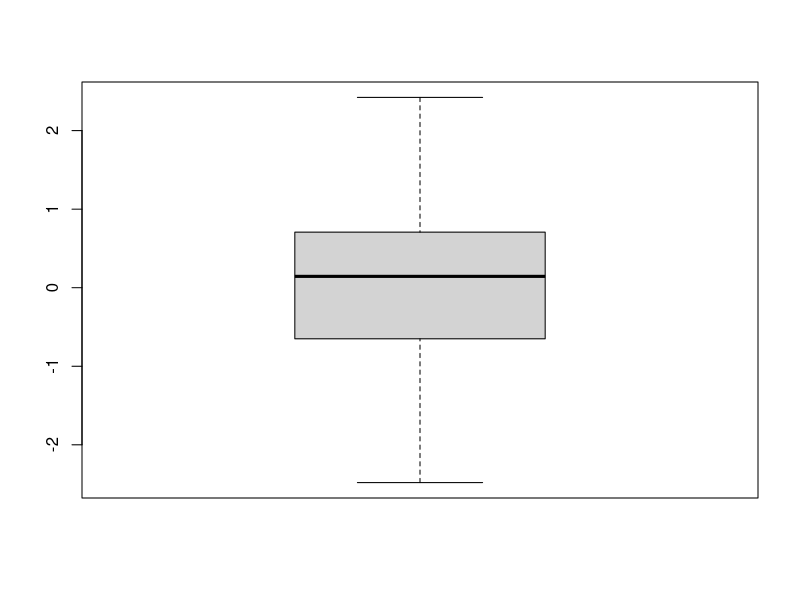
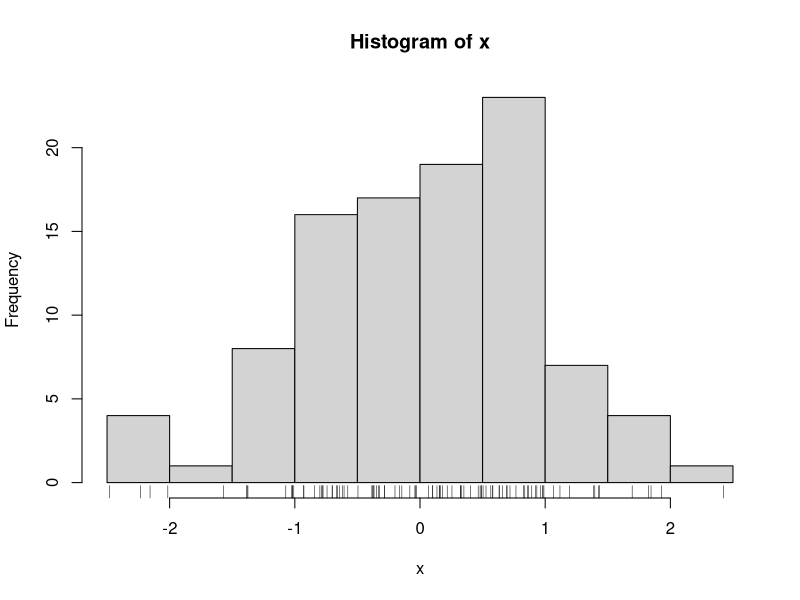
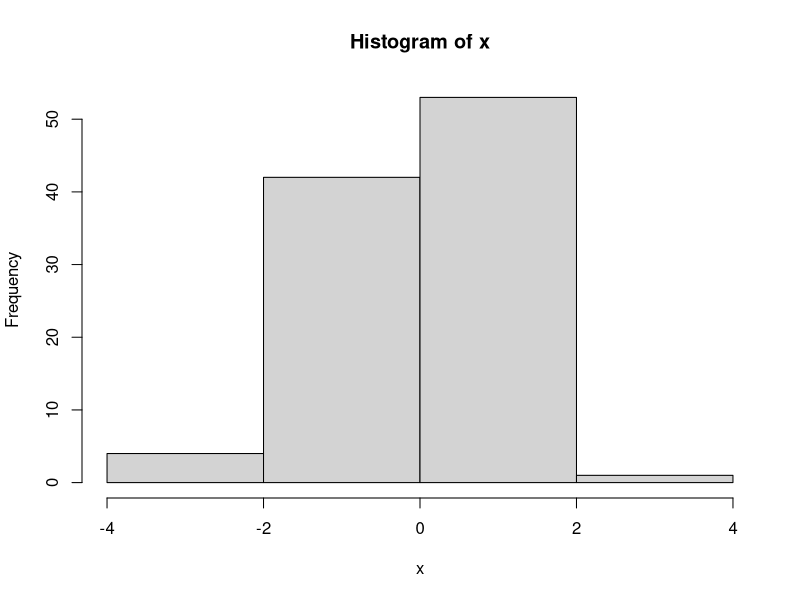
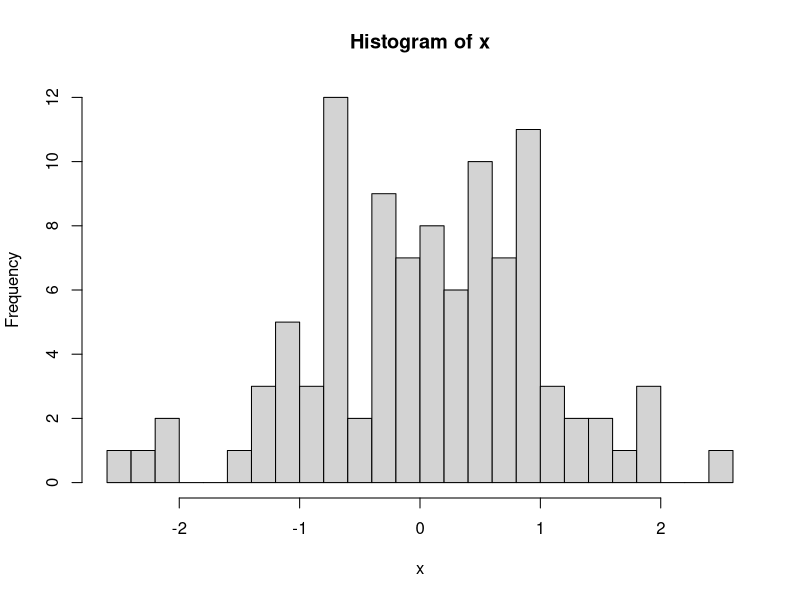

Source code (R) for these figures, in order:
#class 5 Data visuliazation
?rnorm

x<-rnorm(100)

#how many things are in x
length(x)

mean(x)
sd(x)

summary(x)

boxplot(x)
hist(x)
rug(x)

hist(x, breaks=3)
hist(x,breaks=30)
